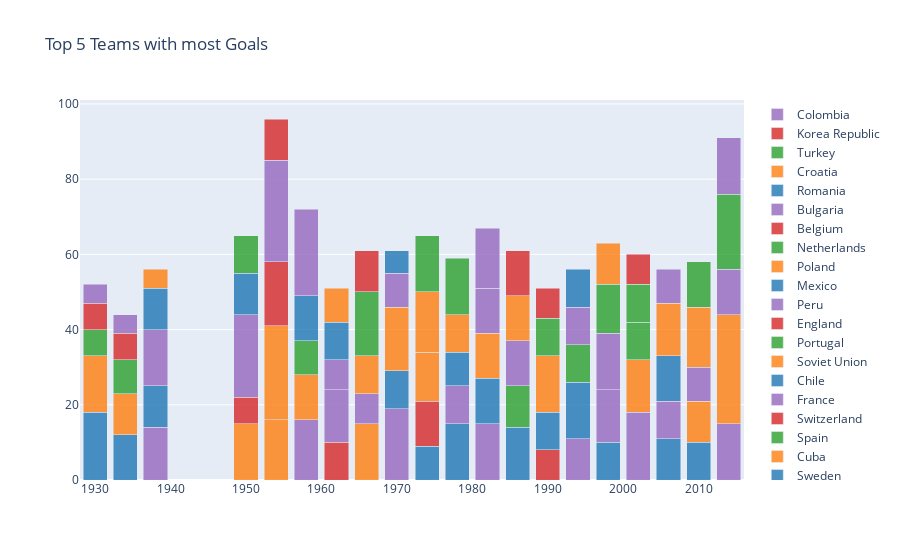

This figure's notebook cell:
### Code cell
import plotly.graph_objects as go

# Ensure the number of colors matches the number of unique teams
colors = ['#1f77b4', '#ff7f0e', '#2ca02c', '#d62728', '#9467bd']


data = [go.Bar(x=Top5[Top5['Country'] == team]['Year'],
               y=Top5[Top5['Country'] == team]['Goals'],
               name=team,
               marker_color=colors[i % len(colors)],  opacity=0.8)
        for i, team in enumerate(Top5['Country'].drop_duplicates().values)]

layout = go.Layout(barmode='stack', title='Top 5 Teams with most Goals', showlegend=True )
fig = go.Figure(data=data, layout=layout)
fig.show()

### Figure 1 — Plotly figure (JSON) as saved in the notebook; plotly's stock layout.template omitted (floating-point values rounded to 4 significant figures)
{"data": [{"marker": {"color": "#1f77b4"}, "name": "Argentina", "opacity": 0.8, "type": "bar", "x": [1930, 1974, 1978, 1986, 1998, 2006, 2010], "y": [18, 9, 15, 14, 10, 11, 10]}, {"marker": {"color": "#ff7f0e"}, "name": "Uruguay", "opacity": 0.8, "type": "bar", "x": [1930, 1950, 1954, 2010], "y": [15, 15, 16, 11]}, {"marker": {"color": "#2ca02c"}, "name": "USA", "opacity": 0.8, "type": "bar", "x": [1930], "y": [7]}, {"marker": {"color": "#d62728"}, "name": "Yugoslavia", "opacity": 0.8, "type": "bar", "x": [1930, 1950, 1962, 1974, 1990], "y": [7, 7, 10, 12, 8]}, {"marker": {"color": "#9467bd"}, "name": "Brazil", "opacity": 0.8, "type": "bar", "x": [1930, 1938, 1950, 1958, 1962, 1970, 1978, 1982, 1994, 1998, 2002, 2006, 2010, 2014], "y": [5, 14, 22, 16, 14, 19, 10, 15, 11, 14, 18, 10, 9, 15]}, {"marker": {"color": "#1f77b4"}, "name": "Italy", "opacity": 0.8, "type": "bar", "x": [1934, 1938, 1970, 1978, 1982, 1990, 2006], "y": [12, 11, 10, 9, 12, 10, 12]}, {"marker": {"color": "#ff7f0e"}, "name": "Germany", "opacity": 0.8, "type": "bar", "x": [1934, 1954, 1958, 1966, 1970, 1974, 1978, 1982, 1990, 2002, 2006, 2010, 2014], "y": [11, 25, 12, 15, 17, 13, 10, 12, 15, 14, 14, 16, 29]}, {"marker": {"color": "#2ca02c"}, "name": "Czechoslovakia", "opacity": 0.8, "type": "bar", "x": [1934, 1958, 1990], "y": [9, 9, 10]}, {"marker": {"color": "#d62728"}, "name": "Austria", "opacity": 0.8, "type": "bar", "x": [1934, 1954], "y": [7, 17]}, {"marker": {"color": "#9467bd"}, "name": "Hungary", "opacity": 0.8, "type": "bar", "x": [1934, 1938, 1954, 1962, 1966, 1982], "y": [5, 15, 27, 8, 8, 12]}, {"marker": {"color": "#1f77b4"}, "name": "Sweden", "opacity": 0.8, "type": "bar", "x": [1938, 1950, 1958, 1994], "y": [11, 11, 12, 15]}, {"marker": {"color": "#ff7f0e"}, "name": "Cuba", "opacity": 0.8, "type": "bar", "x": [1938], "y": [5]}, {"marker": {"color": "#2ca02c"}, "name": "Spain", "opacity": 0.8, "type": "bar", "x": [1950, 1986, 1994, 2002], "y": [10, 11, 10, 10]}, {"marker": {"color": "#d62728"}, "name": "Switzerland", "opacity": 0.8, "type": "bar", "x": [1954], "y": [11]}, {"marker": {"color": "#9467bd"}, "name": "France", "opacity": 0.8, "type": "bar", "x": [1958, 1982, 1986, 1998, 2006, 2014], "y": [23, 16, 12, 15, 9, 12]}, {"marker": {"color": "#1f77b4"}, "name": "Chile", "opacity": 0.8, "type": "bar", "x": [1962], "y": [10]}, {"marker": {"color": "#ff7f0e"}, "name": "Soviet Union", "opacity": 0.8, "type": "bar", "x": [1962, 1966, 1986], "y": [9, 10, 12]}, {"marker": {"color": "#2ca02c"}, "name": "Portugal", "opacity": 0.8, "type": "bar", "x": [1966], "y": [17]}, {"marker": {"color": "#d62728"}, "name": "England", "opacity": 0.8, "type": "bar", "x": [1966, 1990], "y": [11, 8]}, {"marker": {"color": "#9467bd"}, "name": "Peru", "opacity": 0.8, "type": "bar", "x": [1970], "y": [9]}, {"marker": {"color": "#1f77b4"}, "name": "Mexico", "opacity": 0.8, "type": "bar", "x": [1970], "y": [6]}, {"marker": {"color": "#ff7f0e"}, "name": "Poland", "opacity": 0.8, "type": "bar", "x": [1974], "y": [16]}, {"marker": {"color": "#2ca02c"}, "name": "Netherlands", "opacity": 0.8, "type": "bar", "x": [1974, 1978, 1998, 2010, 2014], "y": [15, 15, 13, 12, 20]}, {"marker": {"color": "#d62728"}, "name": "Belgium", "opacity": 0.8, "type": "bar", "x": [1986], "y": [12]}, {"marker": {"color": "#9467bd"}, "name": "Bulgaria", "opacity": 0.8, "type": "bar", "x": [1994], "y": [10]}, {"marker": {"color": "#1f77b4"}, "name": "Romania", "opacity": 0.8, "type": "bar", "x": [1994], "y": [10]}, {"marker": {"color": "#ff7f0e"}, "name": "Croatia", "opacity": 0.8, "type": "bar", "x": [1998], "y": [11]}, {"marker": {"color": "#2ca02c"}, "name": "Turkey", "opacity": 0.8, "type": "bar", "x": [2002], "y": [10]}, {"marker": {"color": "#d62728"}, "name": "Korea Republic", "opacity": 0.8, "type": "bar", "x": [2002], "y": [8]}, {"marker": {"color": "#9467bd"}, "name": "Colombia", "opacity": 0.8, "type": "bar", "x": [2014], "y": [15]}], "layout": {"autosize": true, "barmode": "stack", "showlegend": true, "title": {"text": "Top 5 Teams with most Goals"}, "xaxis": {"autorange": true, "range": [1928, 2016], "type": "linear"}, "yaxis": {"autorange": true, "range": [0, 101.1], "type": "linear"}}}
